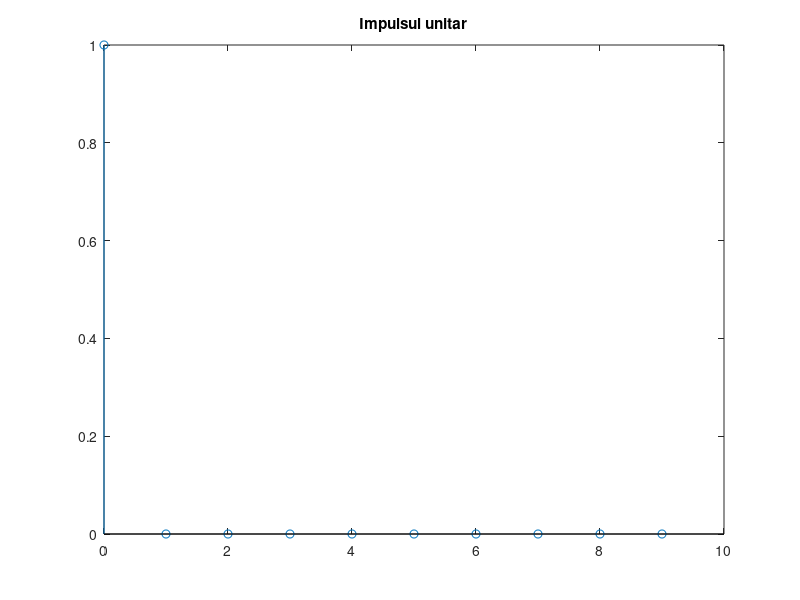
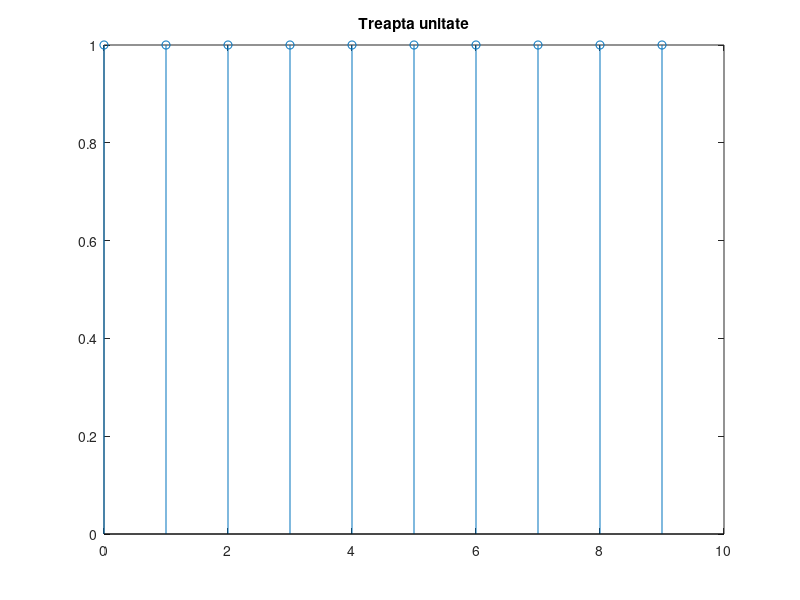
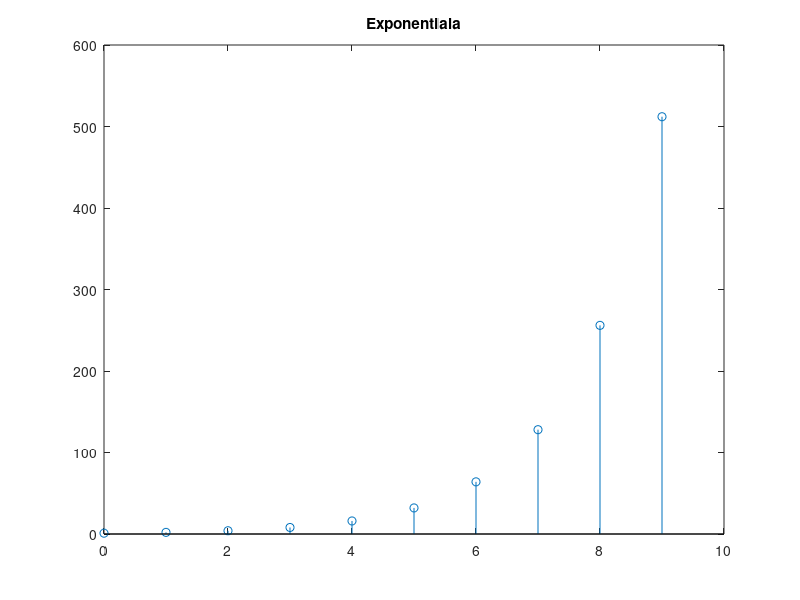
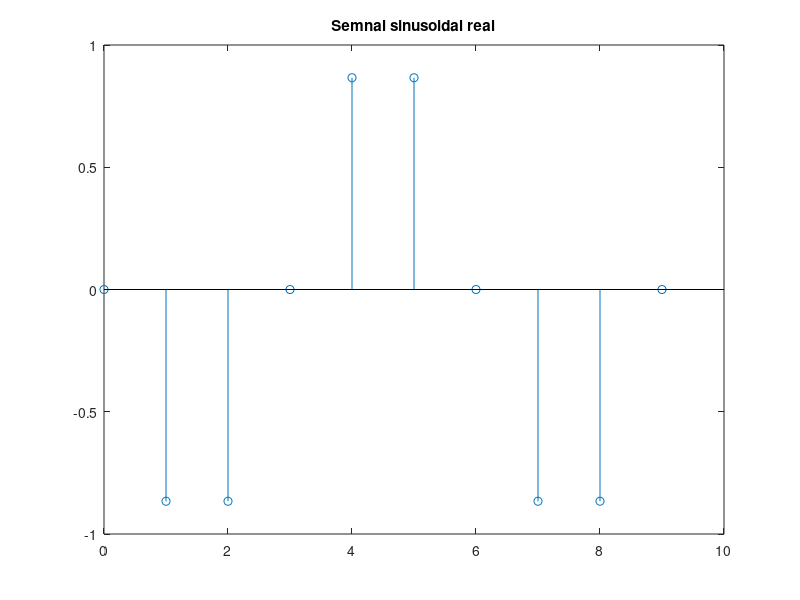

MATLAB code for these plots, in order: (Note: this script raises an error after producing the figures.)
N = 10;
n = 0:N-1;
w = pi/3;
phi = pi;
alfa = 2;
j = sqrt(-1);

%Impulsul unitar
imp_unit = eye(1,N);
figure(1);
stem(n,imp_unit);
title('Impulsul unitar');

%Treapta unitate
tr_unit = ones(1,N);
figure(2);
stem(n,tr_unit);
title('Treapta unitate');

%Exponentiala
e = alfa.^n;
figure(3);
stem(n,e);
title('Exponentiala');

%Semnal sinusoidal real
sin_real = sin(w*n + phi);
figure(4);
stem(n,sin_real);
title('Semnal sinusoidal real');

%Semnal sinusoidal complex
sin_compl = exp(j*(w*n+phi));
figure(5);
stem(n,sin_compl);
title('Semnal sinusoidal complex');

%suma a doua semnale
xs = imp_unit + tr_unit;
figure(6);
stem(n,xs);
title('Suma a doua semnale');

%modulatia in timp (produsul la nivel de element)
xm = imp_unit .* tr_unit;
figure(7);
stem(n,xm);
title('Modulatia in timp');

%convolutia
n2 =0: (2*N - 2);
t2 = 1:1:M
xc = conv(imp_unit, tr_unit);
figure(8);
stem(n2,xc);
title('Convolutia');

%semnal aleator lungime N
x = rand(1,N);
x2 = randn(1,N);
%medie a unui semnal aleator
mean(x);

% %AUTO CORELATIA
% r = xcorr(x,'unbiased');
% rx = xcorr (x, 'biased');
% %AUTO COVARIANTA
% r = xcov(x,'unibased');
% rx = xcov(x,'biased');





